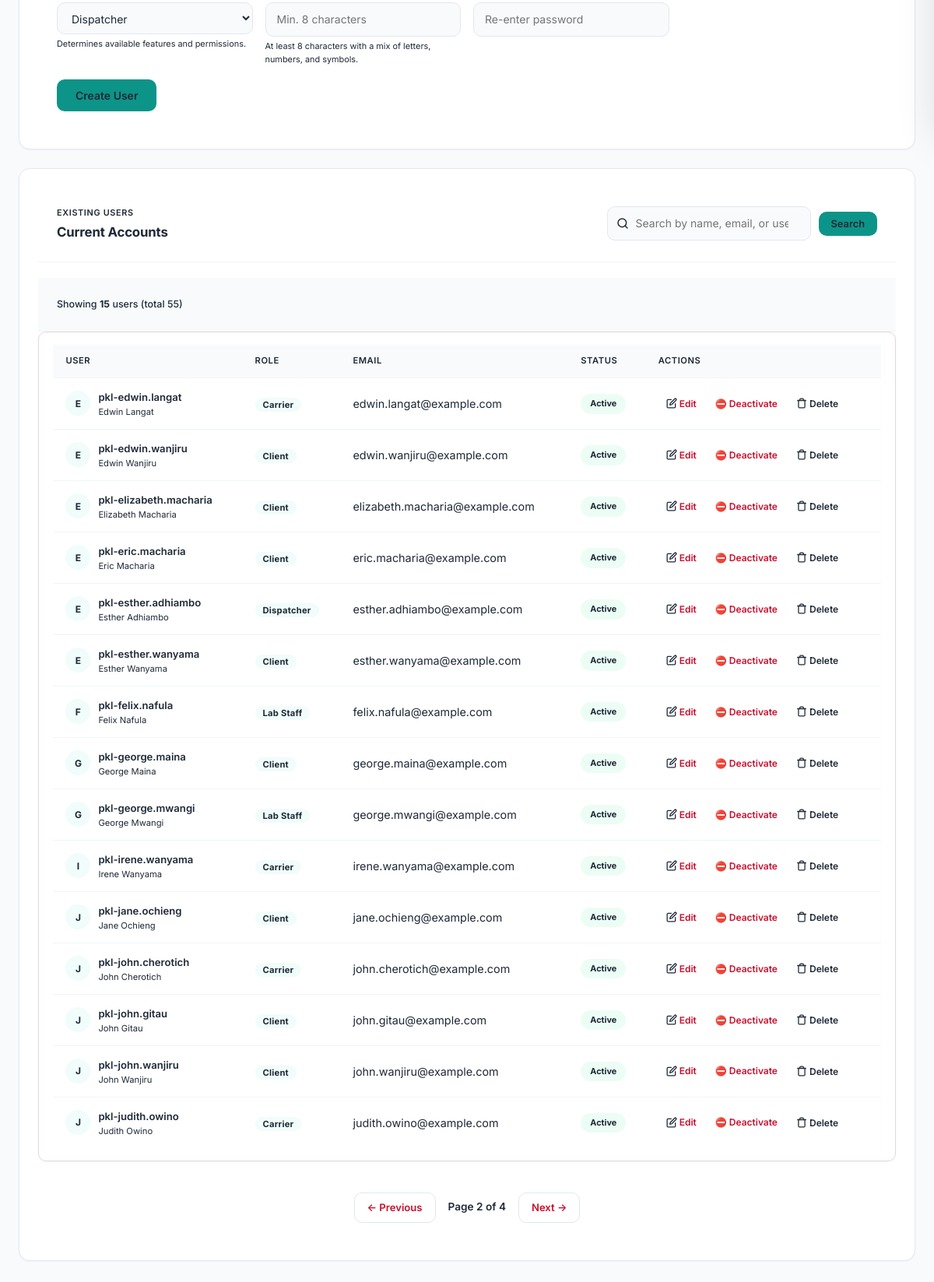
/accounts/users/?page=2 (signed in, lower part), run on an earlier commit of the app's database.
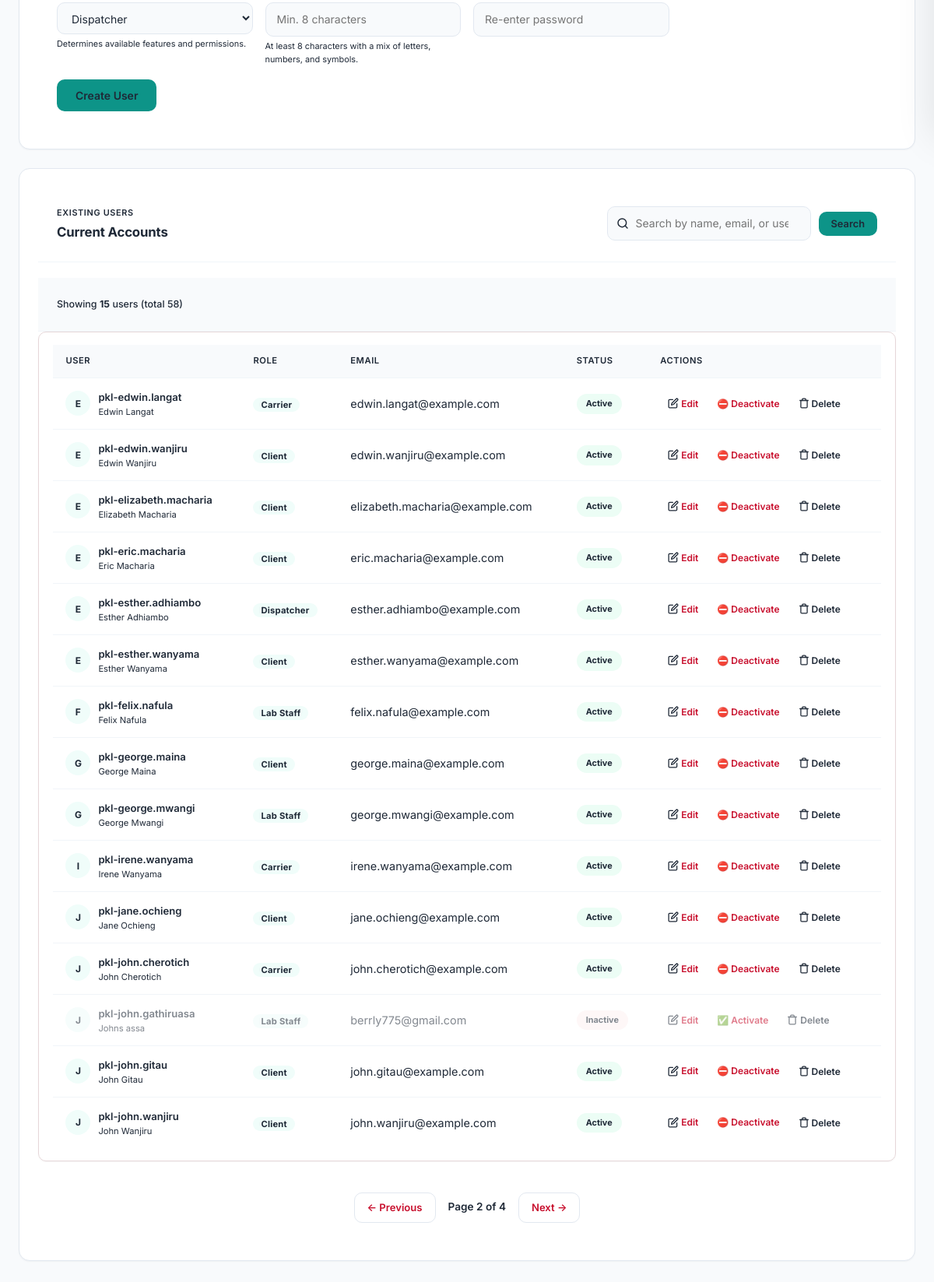
And on a later commit of the database.
### accounts/models.py (models this page shows, shortened)
class User(AbstractUser):
    class Role(models.TextChoices):
        SUPER_ADMIN = "super_admin", "Super Admin"
        DISPATCHER = "dispatcher", "Dispatcher"
        CARRIER = "carrier", "Carrier"
        CLIENT = "client", "Client"
        LAB_STAFF = "lab_staff", "Lab Staff"
    role = models.CharField(max_length=20, choices=Role.choices, default=Role.DISPATCHER)
    phone = models.CharField(max_length=32, blank=True)
    department = models.CharField(max_length=100, blank=True)
    objects = PathcareUserManager()
    def is_super_admin(self):
        return self.is_superuser or self.role == self.Role.SUPER_ADMIN

### accounts/views.py (the view, shortened to what this page needs)
# urls.py: path("users/", user_management, name="user_management"),
@login_required
def user_management(request):
    if not request.user.is_super_admin():
        messages.error(request, "You do not have permission to manage users.")
        return redirect("accounts:role_redirect")
    form = UserCreateForm()
    if request.method == "POST":
        form = UserCreateForm(request.POST)
        if form.is_valid():
            form.save()
            messages.success(request, "User created successfully.")
            return redirect("accounts:user_management")
    query = request.GET.get("q", "").strip()
    users = User.objects.all()
    users = users.order_by("username")
    page = request.GET.get("page", 1)
    paginator = Paginator(users, 15)
    users = paginator.get_page(page)
    query_params = request.GET.copy()
    if "page" in query_params:
        del query_params["page"]
    return render(request, "accounts/user_management.html", {
        "form": form,
        "users": users,
        "query": query,
        "page_obj": users,
        "querystring": query_params.urlencode(),
    })

### accounts/views.py (shortened to what this page needs)
class UserCreateForm(forms.ModelForm):
    password1 = forms.CharField(widget=forms.PasswordInput, label="Password")
    password2 = forms.CharField(widget=forms.PasswordInput, label="Confirm Password")
    is_active = forms.BooleanField(required=False, initial=True, label="Active")
    class Meta:
        model = User
        fields = [
            "first_name",
            "last_name",
            "username",
            "email",
            "phone",
            "role",
            "is_active",
        ]

### tracking/context_processors.py (called while the page is built)
def notifications(request):
    if not request.user.is_authenticated:
        return {}
    try:
        unread = Notification.objects.filter(user=request.user, is_read=False).count()
        recent = Notification.objects.filter(user=request.user).order_by("-created_at")[:10]
        return {"notifications_unread_count": unread, "notifications_list": recent}
    except Exception:
        return {}

### accounts/templates/accounts/user_management.html (shortened to what the changed rows need)
{% extends "tracking/base.html" %}
{% block content %}
<section class="panel">
  <div class="panel-header">
    <div>
      <h2>Current Accounts</h2>
    </div>
  </div>
  {% if users %}
    <div class="table-toolbar">
      <span class="results-count">
        Showing <strong>{{ users|length }}</strong>
        {% if query %}result{{ users|length|pluralize }} for "<strong>{{ query }}</strong>"
        {% else %}user{{ users|length|pluralize }}{% endif %}
        {% if page_obj and page_obj.paginator.count %}(total {{ page_obj.paginator.count }}){% endif %}
      </span>
    </div>
  {% endif %}
  {% if users %}
    <div class="table-card">
      <table class="user-table">
        <thead>
          <tr>
            <th>User</th>
            <th>Role</th>
            <th>Email</th>
            <th>Status</th>
            <th>Actions</th>
          </tr>
        </thead>
        <tbody>
          {% for u in users %}
            <tr class="{% if not u.is_active %}inactive-row{% endif %}">
              <td>
                <div class="user-cell">
                  <div class="user-avatar">{{ u.first_name|first|upper|default:u.username|first|upper }}</div>
                  <div class="user-info">
                    <strong>{{ u.username }}</strong>
                    <small>{{ u.get_full_name|default:"—" }}</small>
                  </div>
                </div>
              </td>
              <td><span class="badge badge--primary" style="font-size:.7rem;">{{ u.get_role_display }}</span></td>
              <td>{{ u.email|default:"—" }}</td>
              <td>
                <span class="status-badge {% if u.is_active %}active{% else %}inactive{% endif %}">
                  {{ u.is_active|yesno:"Active,Inactive" }}
                </span>
              </td>
              <td>
                <div class="action-links">
                  <a href="{% url 'accounts:user_edit' u.pk %}" class="action-link edit">
                    <svg width="14" height="14" viewBox="0 0 24 24" fill="none" stroke="currentColor" stroke-width="2.2" stroke-linecap="round" stroke-linejoin="round" aria-hidden="true">
                      <path d="M11 4H4a2 2 0 0 0-2 2v14a2 2 0 0 0 2 2h14a2 2 0 0 0 2-2v-7"/><path d="M18.5 2.5a2.121 2.121 0 0 1 3 3L12 15l-4 1 1-4 9.5-9.5z"/>
                    </svg>
                    Edit
                  </a>
                  <a href="{% url 'accounts:user_toggle_active' u.pk %}" class="action-link toggle">
                    {% if u.is_active %}⛔ Deactivate{% else %}✅ Activate{% endif %}
                  </a>
                  <button type="button" class="action-link delete"
                          data-delete-url="{% url 'accounts:user_delete' u.pk %}"
                          data-user-name="{{ u.get_full_name|default:u.username }}"
                          data-user-email="{{ u.email|default:'no email' }}">
                    <svg width="14" height="14" viewBox="0 0 24 24" fill="none" stroke="currentColor" stroke-width="2.2" stroke-linecap="round" stroke-linejoin="round" aria-hidden="true">
                      <polyline points="3 6 5 6 21 6"/><path d="M19 6v14a2 2 0 0 1-2 2H7a2 2 0 0 1-2-2V6m3 0V4a2 2 0 0 1 2-2h4a2 2 0 0 1 2 2v2"/>
                    </svg>
                    Delete
                  </button>
                </div>
              </td>
            </tr>
          {% endfor %}
        </tbody>
      </table>
    </div>
  {% endif %}
</section>
{% endblock %}

What changed in the data, as far as the page shows it:
no longer on this page (row unchanged): User: first_name|first "J", username "pkl-judith.owino", get_full_name "Judith Owino", role "Carrier", email "judith.owino@example.com", is_active "Active", shows "⛔ Deactivate"
added User: first_name|first "J", username "pkl-john.gathiruasa", get_full_name "Johns assa", role "Lab Staff", email "berrly775@gmail.com", is_active "Inactive", shows "✅ Activate"
Also different on the page:
{{ page_obj.paginator.count }}: "55" → "58"
